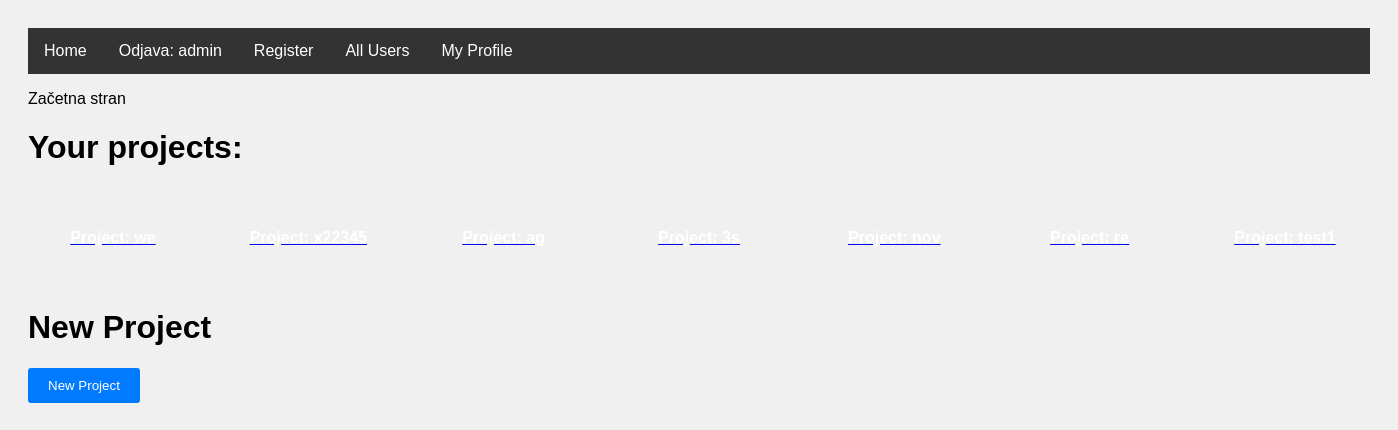
The app's page / (signed in), older data.
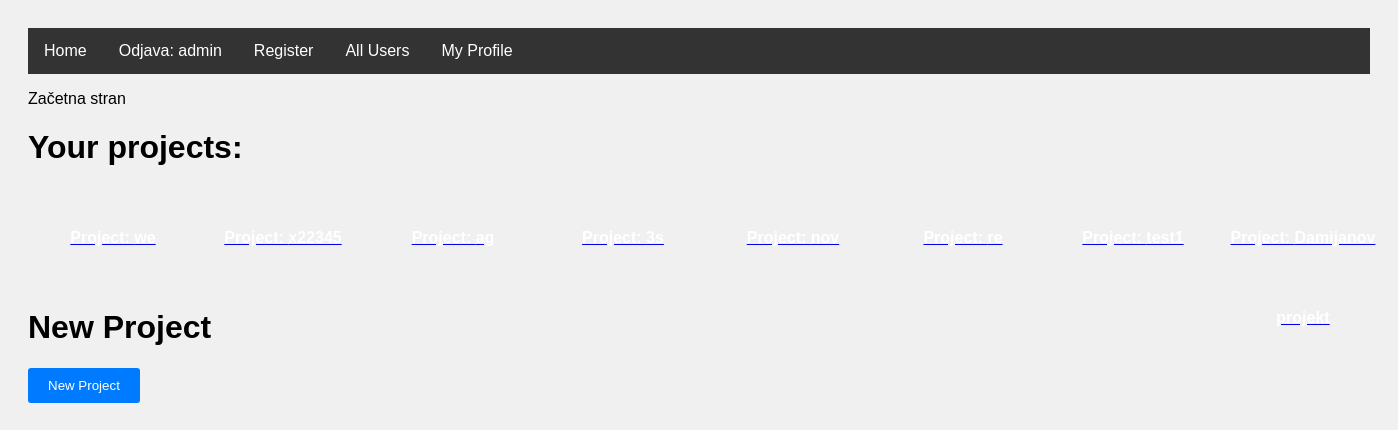
The same page, newer data.
### scrum/models.py (models this page shows)
class Project(models.Model):
    name = models.CharField(max_length=100)
    creation_date = models.DateField()
    description = models.TextField()
    creator = models.ForeignKey(User, on_delete=models.CASCADE)
    def __str__(self):
        return self.name

### scrum/views.py (the view)
# urls.py: 2. Add a URL to urlpatterns:  path('', views.home, name='home')
def home(request):
    messages.error(request, '')
    context = get_context(request)
    try:
        projects = get_projects(context['id'])
    except:
        projects = []
    context['projects'] = projects
    return render(request, 'home.html',context)

### scrum/views.py (called while the page is built)
def get_context(request):
    try:
        uporabnik = request.session.get('uporabnik')
        admin = request.session.get('admin')
        up_id = request.session.get('uporabnik_id')
    except:
        uporabnik = None
        admin = False
        up_id = None
    context = {}
    context['user1'] = uporabnik
    context['admin'] = admin
    context['id'] = up_id
    return context

def get_projects(uporabnik_id):
    project_ids = AssignedRole.objects.filter(user_id=uporabnik_id).values_list('project', flat=True).distinct()
    projects = Project.objects.filter(id__in=project_ids)
    return list(projects)

### scrum/templates/home.html (shortened to what this page needs)
{% extends 'base.html' %}
{% block content %}
<p>Začetna stran</p>
{% if user1 %}
 <h1>Your projects:</h1>
    <div class="project-container">
        {% for proj_name in projects %}
            <a href="project/{{proj_name}}/">
                <div class="project-rectangle">
                    Project: {{ proj_name }}
                </div>
            </a>
        {% endfor %}
    </div>
 <h1>New Project</h1>
 <a href="{% url 'new_project' %}"><button type='submit'>New Project</button></a>
{% endif %}
{% endblock %}

### scrum/templates/base.html (shortened to what this page needs)
<!DOCTYPE html>
<html lang="en">
<head>
</head>
<body>
<header>
    <div class="header">
        <ul>
            <li><a href="/">Home</a></li>
            {% if user1 %}
                <li><a href="/logout">Odjava: {{ user1 }}</a></li>
                {% if admin %}
                    <li><a href="/register">Register</a></li>
                    <li><a href="/allusers">All Users</a></li>
                {% endif %}
            {% else %}
                <li><a href="/login">Login</a></li>
            {% endif %}
            {% if user1 %}
            <li><a href="/user/{{id}}/edit">My Profile</a></li>
            {% endif %}
        </ul>
    </div>
</header>
{% block content %}
{% endblock %}
</body>
</html>

### scrum/templates/home.html (style rules this page uses)
.project-container { display: flex; justify-content: space-between; flex-wrap: nowrap; }
.project-rectangle { width: 150px; height: 80px; color: #fff; text-align: center; line-height: 80px; font-weight: bold; margin: 10px; cursor: pointer; animation: color-change 5s infinite alternate; }

### scrum/templates/base.html (style rules this page uses)
body { font-family: Arial, sans-serif; background-color: #f0f0f0; padding: 20px; }
.header ul { list-style-type: none; margin: 0; padding: 0; overflow: hidden; background-color: #333; }
.header li { float: left; }
.header li a { display: block; color: white; text-align: center; padding: 14px 16px; text-decoration: none; }
button[type="submit"] { background-color: #007bff; color: #fff; padding: 10px 20px; border: none; border-radius: 3px; cursor: pointer; }

Row changes from the older to the newer data that the page shows:
added Project: name "Damijanov projekt"
